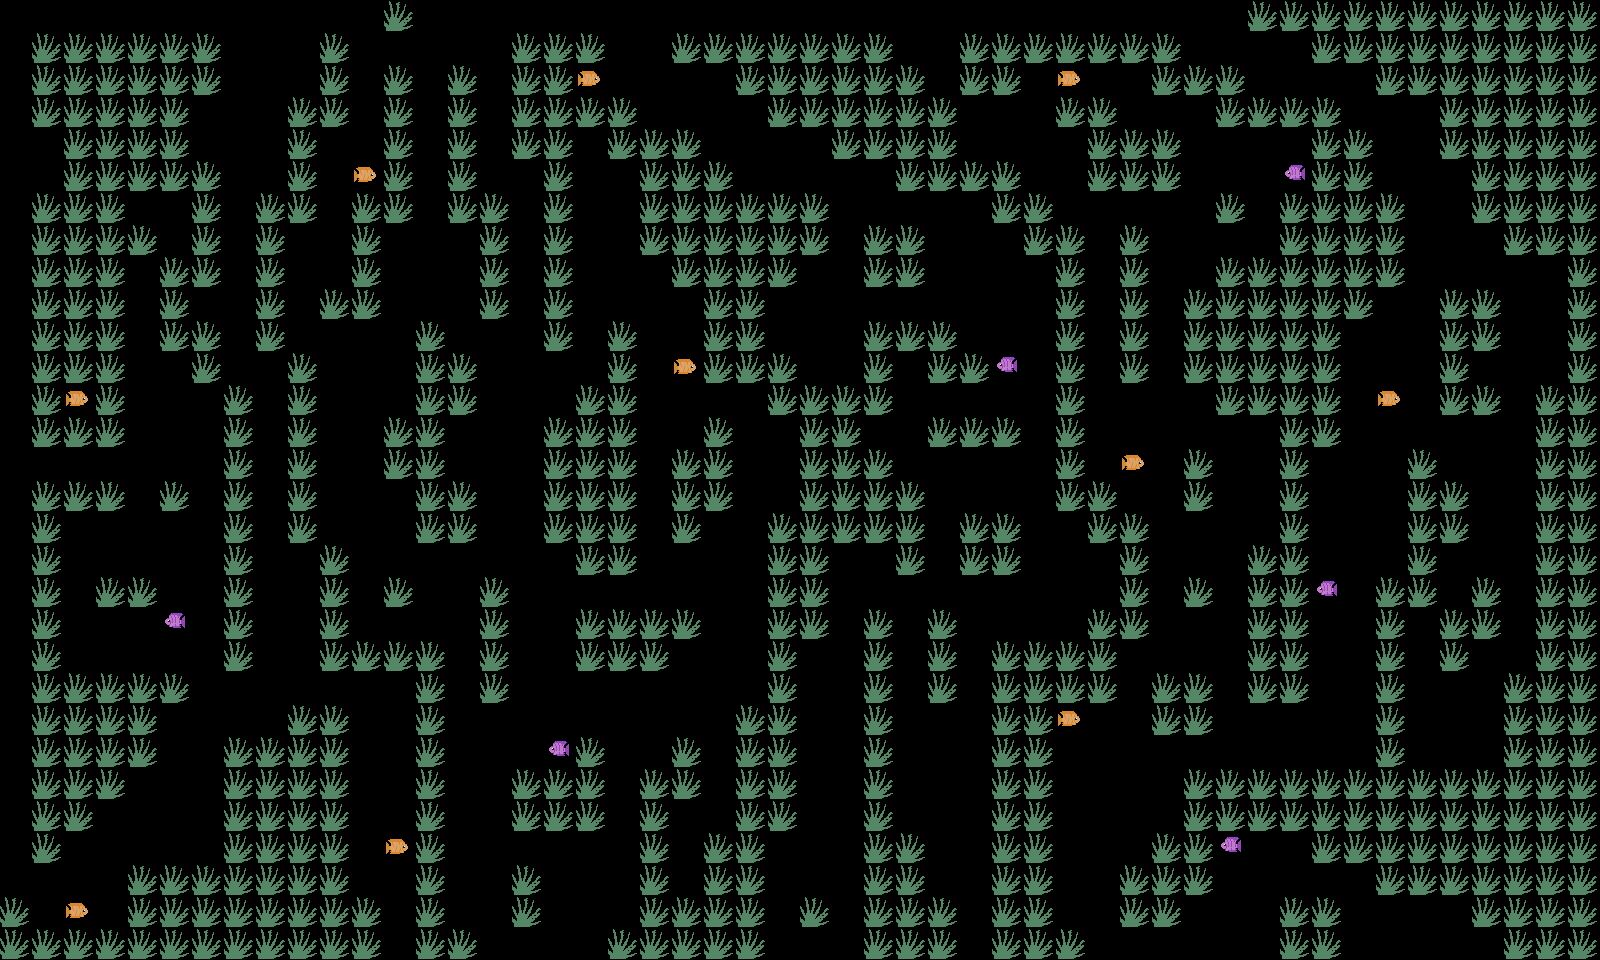

Below is a game level as drawn by its tile map, then a one-line description and the .tmx that defines it (tile-layer data replaced by summaries):
An orthogonal 50x30 tile map with 32x32 px tiles, 1 tile layer (Obstacles), 1 hidden layer not drawn, 2 tilesets and 18 objects (9x Mushroom, 7x Flower, SpawnPlayer, Cave).

<map version="1.10" tiledversion="1.11.2" orientation="orthogonal" renderorder="right-down" width="50" height="30" tilewidth="32" tileheight="32" infinite="0" nextlayerid="15" nextobjectid="64">
 <editorsettings>
  <export target="../public/assets/maps/map-level-03.json" format="json" />
 </editorsettings>
 <tileset firstgid="1" name="tileset" tilewidth="32" tileheight="32" spacing="2" margin="1" tilecount="8" columns="4">
  <image source="../public/assets/tileset.png" width="136" height="68" />
  <tile id="1">
   <properties>
    <property name="collides" type="bool" value="true" />
   </properties>
  </tile>
  <tile id="4">
   <properties>
    <property name="collides" type="bool" value="true" />
   </properties>
  </tile>
  <tile id="5">
   <properties>
    <property name="collides" type="bool" value="true" />
   </properties>
  </tile>
  <tile id="7">
   <properties>
    <property name="collides" type="bool" value="true" />
   </properties>
  </tile>
 </tileset>
 <tileset firstgid="9" source="tileset.tsx" />
 <layer id="12" name="Background" width="50" height="30" visible="0">
  <data>[1500 cells, 1500 non-empty, 1 distinct tile ids]</data>
 </layer>
 <layer id="11" name="Obstacles" width="50" height="30">
  <data>[1500 cells, 734 non-empty, 3 distinct tile ids]</data>
 </layer>
 <objectgroup id="10" name="SpawnPoints" offsetx="-7.19748" offsety="3.59874">
  <properties>
   <property name="goToWorld" value="level-04" />
  </properties>
  <object id="39" name="SpawnPlayer" x="1243.88" y="882.551" />
 </objectgroup>
 <objectgroup id="9" name="Items" visible="0">
  <object id="41" name="Mushroom" gid="11" x="435.861" y="444.99" width="32" height="32" />
  <object id="46" name="Mushroom" gid="11" x="132.338" y="629.842" width="32" height="32" />
  <object id="44" name="Mushroom" gid="11" x="223.623" y="855.773" width="32" height="32" />
  <object id="45" name="Mushroom" gid="11" x="132.338" y="629.842" width="32" height="32" />
  <object id="42" name="Mushroom" gid="11" x="698.306" y="741.667" width="32" height="32" />
  <object id="43" name="Mushroom" gid="11" x="547.686" y="143.749" width="32" height="32" />
  <object id="58" name="Mushroom" gid="11" x="239.599" y="314.909" width="32" height="32" />
  <object id="48" name="Flower" gid="12" x="410.758" y="536.275" width="32" height="32">
   <properties>
    <property name="restoreHp" type="int" value="10" />
   </properties>
  </object>
  <object id="51" name="Flower" gid="12" x="251.009" y="209.931" width="32" height="32">
   <properties>
    <property name="restoreHp" type="int" value="10" />
   </properties>
  </object>
  <object id="50" name="Flower" gid="12" x="915.108" y="456.401" width="32" height="32">
   <properties>
    <property name="restoreHp" type="int" value="10" />
   </properties>
  </object>
  <object id="49" name="Flower" gid="12" x="588.764" y="319.473" width="32" height="32">
   <properties>
    <property name="restoreHp" type="int" value="10" />
   </properties>
  </object>
  <object id="59" name="Mushroom" gid="11" x="63.8745" y="262.42" width="32" height="32" />
  <object id="60" name="Mushroom" gid="11" x="139.185" y="118.646" width="32" height="32" />
  <object id="61" name="Flower" gid="12" x="50.1817" y="86.6958" width="32" height="32">
   <properties>
    <property name="restoreHp" type="int" value="10" />
   </properties>
  </object>
  <object id="62" name="Flower" gid="12" x="159.724" y="111.799" width="32" height="32">
   <properties>
    <property name="restoreHp" type="int" value="10" />
   </properties>
  </object>
  <object id="63" name="Flower" gid="12" x="86.6958" y="109.517" width="32" height="32">
   <properties>
    <property name="restoreHp" type="int" value="10" />
   </properties>
  </object>
 </objectgroup>
 <objectgroup id="5" name="Doors">
  <properties>
   <property name="goToWorld" value="level-04" />
  </properties>
  <object id="56" name="Cave" gid="7" x="139.081" y="299.638" width="32" height="32">
   <properties>
    <property name="goToWorld" value="level-04" />
   </properties>
  </object>
 </objectgroup>
</map>
